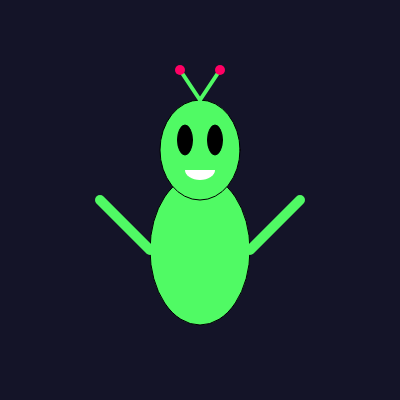
Frame 1 (no input)
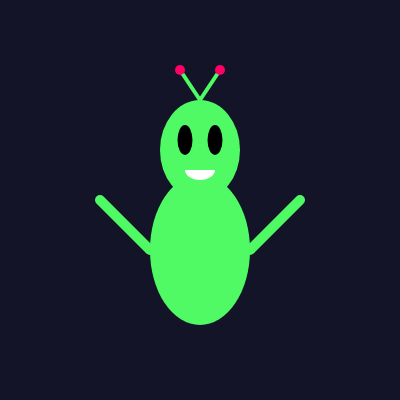
Frame 2 (the mouse pressed at the canvas centre, redrawn once)

The p5.js sketch that drew these frames (run headless with seeded random() and noise() and a simulated clock; the mouse was pressed at the canvas centre and the sketch redrawn once):

// p5.js sketch
// ── sketch.js
function setup() {
  createCanvas(400, 400);
  noLoop();
}

function draw() {
  background(20, 20, 40);

  // Alien body
  fill(80, 250, 100);
  ellipse(200, 250, 100, 150);

  // Alien head
  fill(80, 250, 100);
  ellipse(200, 150, 80, 100);

  // Eyes
  fill(0);
  ellipse(185, 140, 15, 30);
  ellipse(215, 140, 15, 30);

  // Antennas
  stroke(80, 250, 100);
  strokeWeight(4);
  line(200, 100, 180, 70);
  line(200, 100, 220, 70);

  fill(255, 0, 100);
  noStroke();
  ellipse(180, 70, 10, 10);
  ellipse(220, 70, 10, 10);

  // Alien arms
  stroke(80, 250, 100);
  strokeWeight(10);
  line(150, 250, 100, 200);
  line(250, 250, 300, 200);

  // Mouth
  noStroke();
  fill(255);
  arc(200, 170, 30, 20, 0, PI);
}
